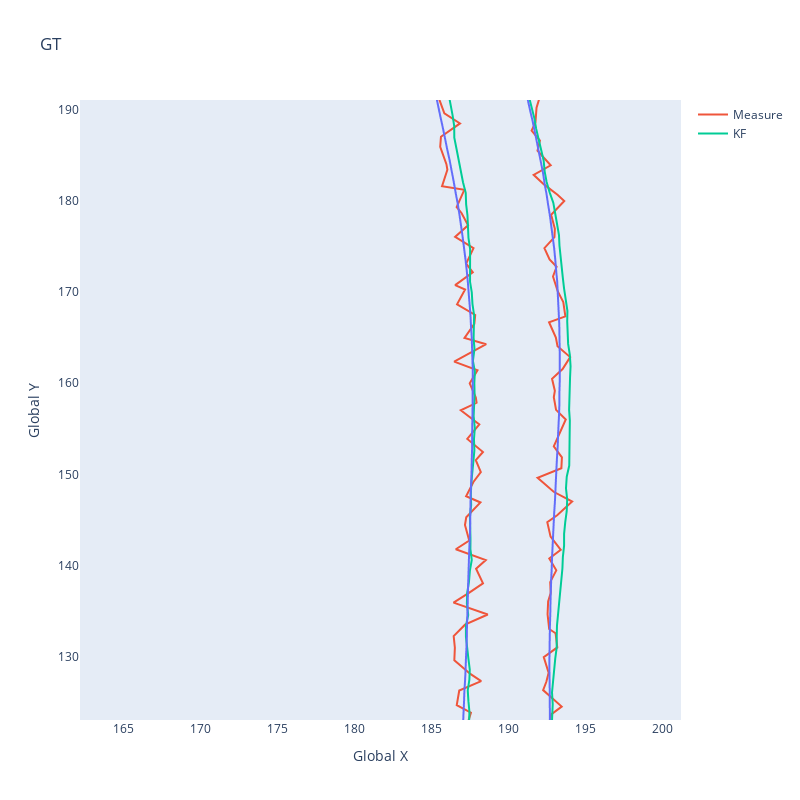

Notebook code for this chart:
### Code cell
fig = px.line(groundTruth, x="Global X", y="Global Y", title='GT',  width=800, height=800)
fig.add_scatter(x=sensor_data['Global X'], y=sensor_data['Global Y'], mode='lines', name="Measure")
fig.add_scatter(x=df['X'], y=df['Y'], mode='lines', name = "KF")
fig.update_layout(xaxis=dict(showgrid=False),
              yaxis=dict(showgrid=False)
)

fig.show()

### Figure 1 — Plotly figure (JSON) as saved in the notebook; plotly's stock layout.template omitted (floating-point values rounded to 4 significant figures; data arrays with more than 128 entries replaced by an {"elided": "..."} marker saying what was removed)
{"data": [{"hovertemplate": "Global X=%{x}<br>Global Y=%{y}<extra></extra>", "legendgroup": "", "line": {"color": "#636efa", "dash": "solid"}, "marker": {"symbol": "circle"}, "mode": "lines", "name": "", "showlegend": false, "type": "scattergl", "x": {"elided": "1031 float values"}, "xaxis": "x", "y": {"elided": "1031 float values"}, "yaxis": "y"}, {"mode": "lines", "name": "Measure", "type": "scatter", "x": {"elided": "1031 float values"}, "y": {"elided": "1031 float values"}}, {"mode": "lines", "name": "KF", "type": "scatter", "x": {"elided": "1031 float values"}, "y": {"elided": "1031 float values"}}], "layout": {"dragmode": "pan", "height": 800, "legend": {"tracegroupgap": 0}, "title": {"text": "GT"}, "width": 800, "xaxis": {"anchor": "y", "autorange": false, "domain": [0, 1], "range": [162.2, 201.2], "showgrid": false, "title": {"text": "Global X"}, "type": "linear"}, "yaxis": {"anchor": "x", "autorange": false, "domain": [0, 1], "range": [123.1, 191.1], "showgrid": false, "title": {"text": "Global Y"}, "type": "linear"}}}
